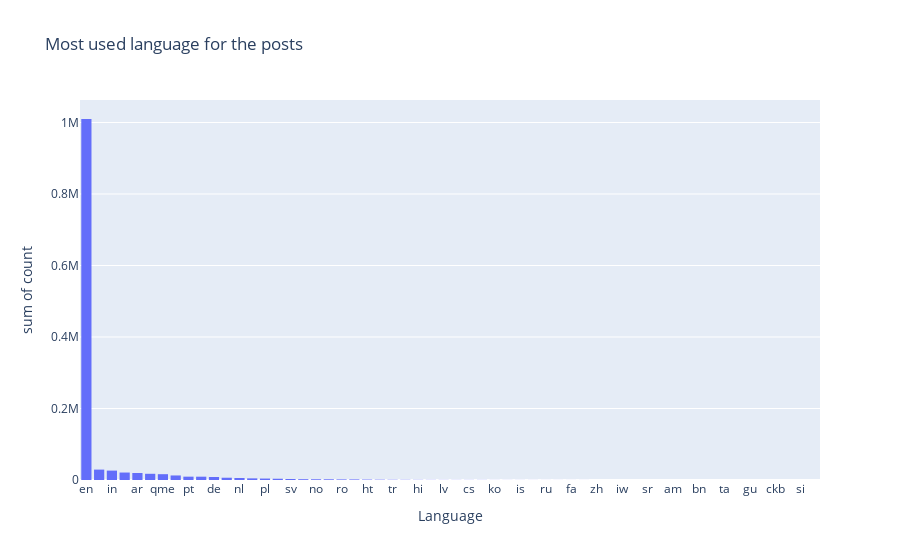

Write notebook code for a chart like this one.
### Code cell
fig = px.histogram(df_groupped_language, x="Language", y='count',title="Most used language for the posts")
fig.show()

### Figure 1 — Plotly figure (JSON) as saved in the notebook; plotly's stock layout.template omitted (floating-point values rounded to 4 significant figures)
{"data": [{"alignmentgroup": "True", "bingroup": "x", "histfunc": "sum", "hovertemplate": "Language=%{x}<br>sum of count=%{y}<extra></extra>", "legendgroup": "", "marker": {"color": "#636efa", "pattern": {"shape": ""}}, "name": "", "offsetgroup": "", "orientation": "v", "showlegend": false, "x": ["en", "es", "in", "fr", "ar", "und", "qme", "ja", "pt", "th", "de", "qht", "nl", "tl", "pl", "da", "sv", "it", "no", "fi", "ro", "et", "ht", "ca", "tr", "cy", "hi", "el", "lv", "eu", "cs", "sl", "ko", "hu", "is", "ml", "ru", "lt", "fa", "vi", "zh", "bg", "iw", "ur", "sr", "ne", "am", "uk", "bn", "mr", "ta", "qst", "gu", "kn", "ckb", "or", "si", "te"], "xaxis": "x", "y": [1009829, 29092, 26305, 20878, 19634, 17363, 16266, 12712, 9357, 9266, 8341, 6363, 5684, 4596, 4043, 3531, 2729, 2265, 2084, 2011, 1671, 1654, 1246, 987, 748, 631, 530, 430, 356, 328, 326, 324, 211, 209, 188, 171, 149, 132, 117, 111, 77, 51, 38, 34, 32, 30, 24, 14, 14, 12, 11, 2, 2, 2, 1, 1, 1, 1], "yaxis": "y", "type": "histogram"}], "layout": {"xaxis": {"anchor": "y", "domain": [0.0, 1.0], "title": {"text": "Language"}}, "yaxis": {"anchor": "x", "domain": [0.0, 1.0], "title": {"text": "sum of count"}}, "legend": {"tracegroupgap": 0}, "title": {"text": "Most used language for the posts"}, "barmode": "relative"}}
